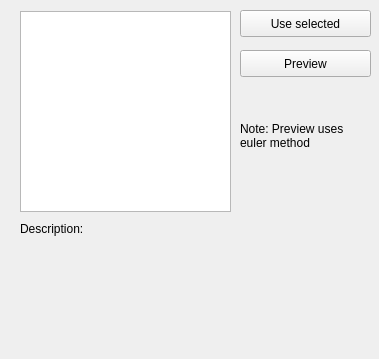
<?xml version="1.0" encoding="UTF-8"?>
<ui version="4.0">
 <class>ParticlePresetForm</class>
 <widget class="QWidget" name="ParticlePresetForm">
  <property name="geometry">
   <rect>
    <x>0</x>
    <y>0</y>
    <width>379</width>
    <height>359</height>
   </rect>
  </property>
  <property name="windowTitle">
   <string>LoadPreset</string>
  </property>
  <widget class="QPushButton" name="use_button">
   <property name="geometry">
    <rect>
     <x>240</x>
     <y>10</y>
     <width>131</width>
     <height>27</height>
    </rect>
   </property>
   <property name="text">
    <string>Use selected</string>
   </property>
  </widget>
  <widget class="QLabel" name="detail_label">
   <property name="geometry">
    <rect>
     <x>20</x>
     <y>250</y>
     <width>321</width>
     <height>91</height>
    </rect>
   </property>
   <property name="text">
    <string/>
   </property>
   <property name="alignment">
    <set>Qt::AlignLeading|Qt::AlignLeft|Qt::AlignTop</set>
   </property>
   <property name="wordWrap">
    <bool>true</bool>
   </property>
  </widget>
  <widget class="QLabel" name="des_label">
   <property name="geometry">
    <rect>
     <x>20</x>
     <y>220</y>
     <width>91</width>
     <height>17</height>
    </rect>
   </property>
   <property name="text">
    <string>Description:</string>
   </property>
  </widget>
  <widget class="QPushButton" name="preview_button">
   <property name="geometry">
    <rect>
     <x>240</x>
     <y>50</y>
     <width>131</width>
     <height>27</height>
    </rect>
   </property>
   <property name="text">
    <string>Preview</string>
   </property>
  </widget>
  <widget class="QLabel" name="note_label">
   <property name="geometry">
    <rect>
     <x>240</x>
     <y>90</y>
     <width>131</width>
     <height>91</height>
    </rect>
   </property>
   <property name="text">
    <string>Note: Preview uses euler method</string>
   </property>
   <property name="wordWrap">
    <bool>true</bool>
   </property>
  </widget>
  <widget class="QListWidget" name="preset_list">
   <property name="geometry">
    <rect>
     <x>20</x>
     <y>11</y>
     <width>211</width>
     <height>201</height>
    </rect>
   </property>
  </widget>
 </widget>
 <resources/>
 <connections/>
</ui>
